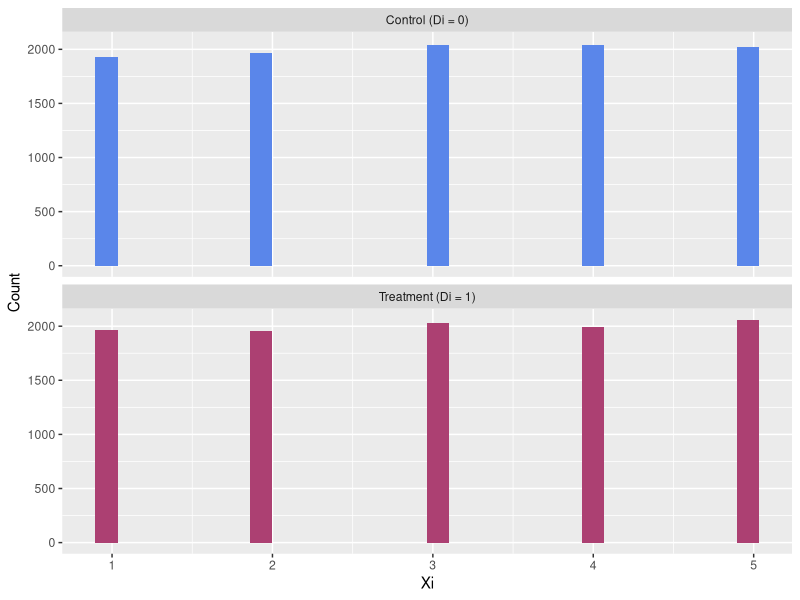

Reproduce this figure in R.
## ---- chunk 1

# set default chunk options
knitr::opts_chunk$set(fig.width = 4, fig.height = 3, 
                      echo = TRUE, message = FALSE, warning = FALSE)

# load packages
packages=c("MASS", "tidyverse", # Used in assignment 1
           "stargazer", "here", "tidyr", "dplyr","stringr", "janitor", # Used for Mock assignment
           "cowplot", "ggplot2", "tinytex", "datasets", "tibble") # Used for Mock assignment

for (i in packages) {
  if (require(i,character.only=TRUE)==FALSE) {
    install.packages(i,repos='http://cran.us.r-project.org')
  }
  else {
    require(i,character.only=TRUE)
  }
}

# Disable scientific notation if you want
options(scipen=999)

## ---- chunk 2

# Generate data on potential outcomes and pre-treatment covariates:

rm(list=ls())
library(MASS)

# Define variables and generate data:
N <- 20000
Xi <- sample(c(1,2,3,4,5),N, replace=TRUE)
m0_Xi <- 0.5*Xi
m1_Xi <- 1*Xi

# Generate correlated error terms:
ei <- mvrnorm(n=N,mu=c(0, 0),Sigma=matrix(c(1,0.75,0.75,1), ncol=2))
# Calculate potential outcomes:
Yi_0 = m0_Xi + ei[,1]		
Yi_1 = m1_Xi + ei[,2]

# Output the mean of the potential outcomes:
mean(Yi_0)
mean(Yi_1)

# Create a dataframe from the vectors:
df <- data.frame(Xi, Yi_0, Yi_1)

## ---- chunk 3
    # set seed to keep random column the same every time code runs
    set.seed(123)

    # calculate 1/2 the population
    N_half <- N/2

    # create Di column w/proportionate values of 0 and 1, randomly assigned
    df$Di <- sample(c(rep(1, N_half), rep(0, N_half)))
    head(df, 2)
## ---- chunk 4
    ggplot(data = df, mapping = aes(x = Xi)) +
      geom_histogram(aes(fill = Di)) +
      labs(y = 'Count') +
      facet_wrap(~Di, ncol = 1,
                 labeller = labeller(Di = 
        c("0" = "Control (Di = 0)",
          "1" = "Treatment (Di = 1)"))) +
      scale_fill_binned(high = 'maroon', low = 'dodgerblue') +
      guides(fill = 'none') 

## ---- chunk 5
    # print correlation results 
    cor.test(df$Di, Xi)
## ---- chunk 6
    cor.test(df$Di, df$Yi_0)
    cor.test(df$Di, df$Yi_1)
## ---- chunk 7
    df %>% summarise(ATE = mean(Yi_1 - Yi_0))
## ---- chunk 8
    # create a Yi column that will be used for the regressions
    df <- df %>% 
      mutate(Yi = (Di*Yi_1+(1-Di)*Yi_0))

    # regression of Yi on Di
    lm(Yi~Di, data = df)

    # regression of Yi on Di and Xi
    lm(Yi ~ Di + Xi, data = df)

## ---- chunk 9
# Load the dataset
progresa <- read_csv("data/hw-1-data.csv")

# change NAs in treatment col to 0
progresa$treatment[is.na(progresa$treatment)] <- 0
## ---- chunk 10
# continuous variables (t.test)
t.test(hhsize97 ~ treatment, data = progresa)
t.test(vani ~ treatment, data = progresa)
t.test(vani1 ~ treatment, data = progresa)
t.test(vani2 ~ treatment, data = progresa)

# binary variables (proportion test)
# dirt floor
df_tb <- table(progresa$treatment, progresa$dirtfloor97)[, c(2,1)]
prop.test(df_tb)

# bathroom
bth_tb <- table(progresa$treatment, progresa$bathroom97)[, c(2,1)]
prop.test(bth_tb)

# electricity 
elec_tb <- table(progresa$treatment, progresa$electricity97)[, c(2,1)]
prop.test(elec_tb)

# homeownership
own_tb <-table(progresa$treatment, progresa$homeown97)[, c(2,1)]
prop.test(own_tb)


## ---- chunk 11
    vani_model <- lm(vani ~ treatment, data = progresa)
    vani_model
## ---- chunk 12
    lm(vani ~ treatment + age_hh + educ_hh +
         ethnicity_hh + healthcenter + min_dist + 
         hairrigation, data = progresa)

## ---- chunk 13
    # find individuals that qualified for AND recieved treatment (1,1)
    table(treatment = progresa$treatment, 
          int_to_treat = progresa$intention_to_treat, exclude = NULL)

    # new treatment variable
    progresa$pseudo_treatment <- ifelse(progresa$intention_to_treat == 1 & progresa$treatment == 0,
                       1, 0)

    # test 
    lm(vani ~ pseudo_treatment, data = progresa)

